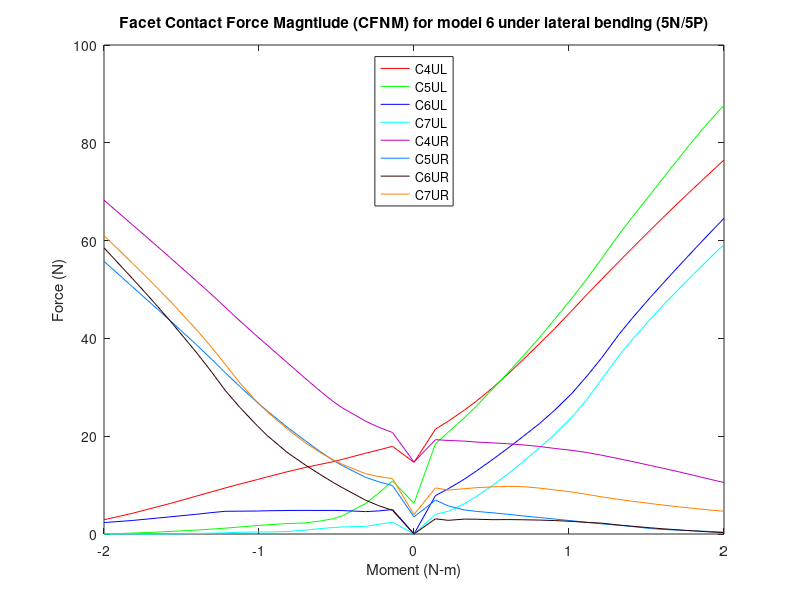

Write MATLAB code to recreate this figure.
%% Facet contact force magnitude (N)
% model6_LatSlide_NoTether/5n & 5p
clear all;
%% 5P
figure (20)

c4ulxp=[2 2.06926 2.11039 2.16205 2.20253 2.25469 2.30237 2.35235 2.40447 2.45402 2.50951 2.55995 2.60457 2.66104 2.70282 2.76219 2.80057 2.85371 2.90136 2.95138 3 ]-2;
c4ulyp=[14.6488 21.4431 23.0681 25.3165 27.2316 29.9551 32.6679 35.6712 38.9065 42.024 45.7158 49.1128 52.036 55.7127 58.3879 62.146 64.5478 67.8081 70.6679 73.6252 76.4922 ];

c4urxp=[2 2.06926 2.11039 2.16205 2.20253 2.25469 2.30237 2.35235 2.40447 2.45402 2.50951 2.55995 2.60457 2.66104 2.70282 2.76219 2.80057 2.85371 2.90136 2.95138 3]-2;
c4uryp=[14.7076 19.2929 19.1322 19.0015 18.8009 18.6354 18.4524 18.2197 17.9001 17.4973 17.1084 16.644 16.1178 15.398 14.8434 14.0193 13.489 12.7285 12.013 11.2417 10.5264 ];

c5ulxp=[2 2.06926 2.11039 2.16205 2.20253 2.25469 2.30237 2.35235 2.40447 2.45402 2.50951 2.55995 2.60457 2.66104 2.70282 2.76219 2.80057 2.85371 2.90136 2.95138 3]-2;
c5ulyp=[6.27424 18.4539 20.8142 23.7404 26.2615 29.7221 32.9234 36.4427 40.1373 43.9354 48.2337 52.3822 56.2512 61.2379 64.7069 69.4205 72.5148 76.815 80.5646 84.3298 87.6787 ];

c5urxp=[2 2.06926 2.11039 2.16205 2.20253 2.25469 2.30237 2.35235 2.40447 2.45402 2.50951 2.55995 2.60457 2.66104 2.70282 2.76219 2.80057 2.85371 2.90136 2.95138 3]-2;
c5uryp=[3.50635 6.9295 5.75856 4.91638 4.61756 4.32973 4.03535 3.69686 3.36837 3.06132 2.70492 2.39376 2.08283 1.78748 1.53583 1.12559 0.942472 0.782223 0.663786 0.520372 0.355963];

c6ulxp=[2 2.06926 2.11039 2.16205 2.20253 2.25469 2.30237 2.35235 2.40447 2.45402 2.50951 2.55995 2.60457 2.66104 2.70282 2.76219 2.80057 2.85371 2.90136 2.95138 3]-2;
c6ulyp=[0.00452584 7.86075 9.25156 11.2023 12.9402 15.2931 17.5277 19.9727 22.559 25.3288 28.7786 32.4503 35.9574 40.8007 44.0477 48.3776 51.0711 54.7491 57.9971 61.3582 64.5714 ];

c6urxp=[2 2.06926 2.11039 2.16205 2.20253 2.25469 2.30237 2.35235 2.40447 2.45402 2.50951 2.55995 2.60457 2.66104 2.70282 2.76219 2.80057 2.85371 2.90136 2.95138 3]-2;
c6uryp=[0.00370054 3.10172 2.79817 3.04395 3.02077 2.92815 2.94942 2.91134 2.84813 2.74815 2.57461 2.35115 2.22835 1.83408 1.59718 1.27295 1.08035 0.843196 0.638172 0.435488 0.293401];

c7ulxp=[2 2.06926 2.11039 2.16205 2.20253 2.25469 2.30237 2.35235 2.40447 2.45402 2.50951 2.55995 2.60457 2.66104 2.70282 2.76219 2.80057 2.85371 2.90136 2.95138 3]-2;
c7ulyp=[0.00384918 4.01797 4.64437 6.18118 7.72317 9.98889 12.2533 14.8103 17.62 20.3897 23.9009 27.7049 31.5758 36.4643 39.6641 43.9284 46.575 50.0627 53.1104 56.2455 59.2186 ];

c7urxp=[2 2.06926 2.11039 2.16205 2.20253 2.25469 2.30237 2.35235 2.40447 2.45402 2.50951 2.55995 2.60457 2.66104 2.70282 2.76219 2.80057 2.85371 2.90136 2.95138 3]-2;
c7uryp=[3.98237 9.42723 8.9794 9.2663 9.47663 9.64233 9.74241 9.67983 9.38937 9.01055 8.59609 8.08707 7.60563 7.07467 6.71327 6.23739 5.94111 5.56208 5.24402 4.92693 4.65079];

%% 5N

c4ulxn=-1*[2 2.06926 2.11544 2.15658 2.22964 2.26089 2.30352 2.35172 2.40991 2.47326 2.50451 2.56164 2.6091 2.65161 2.70076 2.78645 2.82704 2.86763 2.90822 2.98941 3]+2;
c4ulyn=[14.6488 17.9285 17.1614 16.5146 15.2926 14.79 14.2297 13.589 12.715 11.6748 11.1488 10.2164 9.40933 8.65237 7.77174 6.23758 5.57546 4.90432 4.23233 3.06475 2.94602];

c4urxn=-1*[2 2.06926 2.11544 2.15658 2.22964 2.26089 2.30352 2.35172 2.40991 2.47326 2.50451 2.56164 2.6091 2.65161 2.70076 2.78645 2.82704 2.86763 2.90822 2.98941 3]+2;
c4uryn=[14.7076 20.7528 21.8692 23.0964 25.7324 27.1054 29.2798 31.878 35.0996 38.6051 40.3368 43.5789 46.3953 48.8908 51.688 56.5011 58.7619 61.0058 63.2261 67.6853 68.2793 ];

c5ulxn=-1*[2 2.06926 2.11544 2.15658 2.22964 2.26089 2.30352 2.35172 2.40991 2.47326 2.50451 2.56164 2.6091 2.65161 2.70076 2.78645 2.82704 2.86763 2.90822 2.98941 3]+2;
c5ulyn=[6.27424 10.8556 8.28245 6.23982 3.76101 3.12517 2.64845 2.25566 2.12782 1.8876 1.73499 1.43625 1.19353 1.01052 0.812926 0.514769 0.394609 0.28722 0.183105 0.00254485 0.00248  ];

c5urxn=-1*[2 2.06926 2.11544 2.15658 2.22964 2.26089 2.30352 2.35172 2.40991 2.47326 2.50451 2.56164 2.6091 2.65161 2.70076 2.78645 2.82704 2.86763 2.90822 2.98941 3]+2;
c5uryn=[3.50635 9.8972 10.7124 11.5958 13.9368 15.0724 16.8887 19.1243 21.8999 25.1616 26.8746 30.1521 33.0022 35.6548 38.6371 43.632 45.9481 48.2462 50.561 55.1562 55.753 ];

c6ulxn=-1*[2 2.06926 2.11544 2.15658 2.22964 2.26089 2.30352 2.35172 2.40991 2.47326 2.50451 2.56164 2.6091 2.65161 2.70076 2.78645 2.82704 2.86763 2.90822 2.98941 3]+2;
c6ulyn=[0.00452584 5.00159 4.71148 4.58076 4.79148 4.82419 4.81683 4.83303 4.80643 4.75298 4.69898 4.66938 4.64311 4.38302 4.04572 3.5089 3.26311 3.01388 2.76996 2.38343 2.34258 ];

c6urxn=-1*[2 2.06926 2.11544 2.15658 2.22964 2.26089 2.30352 2.35172 2.40991 2.47326 2.50451 2.56164 2.6091 2.65161 2.70076 2.78645 2.82704 2.86763 2.90822 2.98941 3]+2;
c6uryn=[0.00370054 4.84138 5.83223 6.92965 9.42305 10.5515 12.2052 14.1562 16.7277 20.1246 22.069 25.8861 29.3765 33.0361 37.0391 43.5775 46.5251 49.4133 52.2398 57.7987 58.519];

c7ulxn=-1*[2 2.06926 2.11544 2.15658 2.22964 2.26089 2.30352 2.35172 2.40991 2.47326 2.50451 2.56164 2.6091 2.65161 2.70076 2.78645 2.82704 2.86763 2.90822 2.98941 3]+2;
c7ulyn=[0.00384918 2.40479 1.9753 1.56227 1.44534 1.32687 1.10345 0.79098 0.505682 0.413431 0.409306 0.348327 0.250788 0.17663 0.0973049 0.00377762 0.00347658 0.0032863 0.00315949 0.00292114 0.0028938 ];

c7urxn=-1*[2 2.06926 2.11544 2.15658 2.22964 2.26089 2.30352 2.35172 2.40991 2.47326 2.50451 2.56164 2.6091 2.65161 2.70076 2.78645 2.82704 2.86763 2.90822 2.98941 3]+2;
c7uryn=[3.98237 11.3077 11.7673 12.3359 14.2141 15.169 16.6822 18.7207 21.5315 25.0011 26.8615 30.8732 34.7154 38.1016 41.7188 47.6073 50.2465 52.8377 55.3737 60.3777 61.0297];
%% left

c4xl=2*[flip(c4ulxn(2:21)),c4ulxp];
c4yl=[flip(c4ulyn(2:21)),c4ulyp];
a=plot(c4xl,c4yl,'r');
hold on

c5xl=2*[flip(c5ulxn(2:21)),c5ulxp];
c5yl=[flip(c5ulyn(2:21)),c5ulyp];
b=plot(c5xl,c5yl,'g');
hold on

c6xl=2*[flip(c6ulxn(2:21)),c6ulxp];
c6yl=[flip(c6ulyn(2:21)),c6ulyp];
c=plot(c6xl,c6yl,'b');
hold on

c7xl=2*[flip(c7ulxn(2:21)),c7ulxp];
c7yl=[flip(c7ulyn(2:21)),c7ulyp];
d=plot(c7xl,c7yl,'c');
hold on
%% Right

c4xr=2*[flip(c4urxn(2:21)),c4urxp];
c4yr=[flip(c4uryn(2:21)),c4uryp];
e=plot(c4xr,c4yr,'color',[0.75, 0, 0.75]);
hold on

c5xr=2*[flip(c5urxn(2:21)),c5urxp];
c5yr=[flip(c5uryn(2:21)),c5uryp];
f=plot(c5xr,c5yr,'color',[0 0.5 1]);
hold on

c6xr=2*[flip(c6urxn(2:21)),c6urxp];
c6yr=[flip(c6uryn(2:21)),c6uryp];
g=plot(c6xr,c6yr,'color',[0.2 0 0]);
hold on

c7xr=2*[flip(c7urxn(2:21)),c7urxp];
c7yr=[flip(c7uryn(2:21)),c7uryp];
h=plot(c7xr,c7yr,'color',[1 .5 0]);

leg=[a,b,c,d,e,f,g,h];
title('Facet Contact Force Magntiude (CFNM) for model 6 under lateral bending (5N/5P)')
xlabel('Moment (N-m)')
ylabel('Force (N)')
legend(leg,'C4UL','C5UL','C6UL','C7UL','C4UR','C5UR','C6UR','C7UR','location','north')
